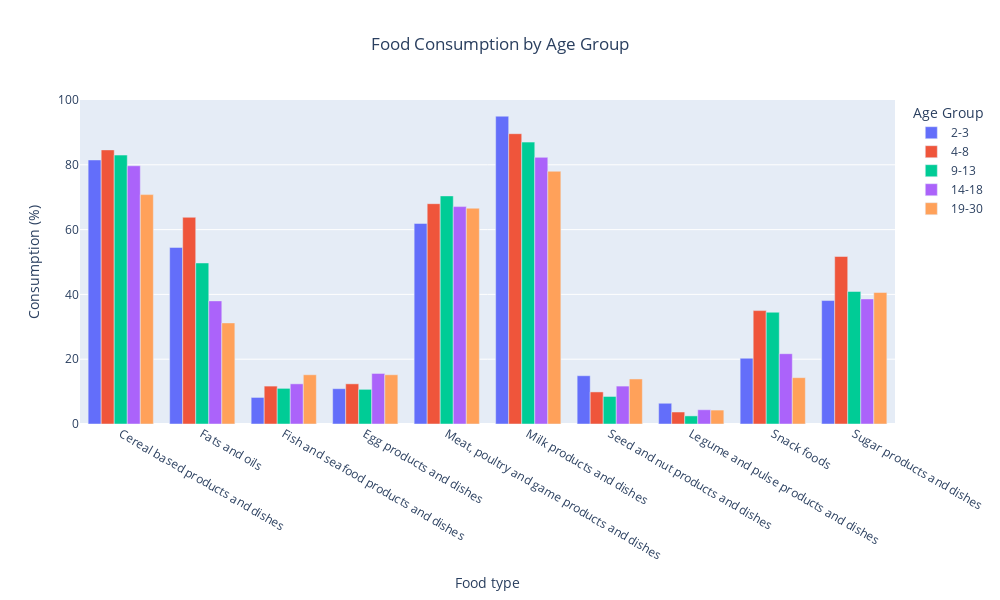

Notebook source saved alongside this figure:
### Code cell
# Create the bar chart
fig = px.bar(food_consumption_dataset, x='Food type', y=['2-3', '4-8', '9-13', '14-18', '19-30'], 
             title='Food Consumption by Age Group', 
             labels={'variable': 'Age Group', 'value': 'Consumption (%)'},
             barmode='group')

# Adjusting the size and title 
fig.update_layout(
    title_x=0.5,
    height=600,  
    width=1000  
)
# Show the plot
fig.show()

### Figure 1 — Plotly figure (JSON) as saved in the notebook; plotly's stock layout.template omitted (floating-point values rounded to 4 significant figures)
{"data": [{"alignmentgroup": "True", "hovertemplate": "Age Group=2-3<br>Food type=%{x}<br>Consumption (%)=%{y}<extra></extra>", "legendgroup": "2-3", "marker": {"color": "#636efa", "pattern": {"shape": ""}}, "name": "2-3", "offsetgroup": "2-3", "orientation": "v", "showlegend": true, "textposition": "auto", "type": "bar", "x": ["Cereal based products and dishes", "Fats and oils", "Fish and seafood products and dishes", "Egg products and dishes", "Meat, poultry and game products and dishes", "Milk products and dishes", "Seed and nut products and dishes", "Legume and pulse products and dishes", "Snack foods", "Sugar products and dishes"], "xaxis": "x", "y": [81.5, 54.5, 8.2, 10.9, 61.9, 95, 14.9, 6.4, 20.3, 38.1], "yaxis": "y"}, {"alignmentgroup": "True", "hovertemplate": "Age Group=4-8<br>Food type=%{x}<br>Consumption (%)=%{y}<extra></extra>", "legendgroup": "4-8", "marker": {"color": "#EF553B", "pattern": {"shape": ""}}, "name": "4-8", "offsetgroup": "4-8", "orientation": "v", "showlegend": true, "textposition": "auto", "type": "bar", "x": ["Cereal based products and dishes", "Fats and oils", "Fish and seafood products and dishes", "Egg products and dishes", "Meat, poultry and game products and dishes", "Milk products and dishes", "Seed and nut products and dishes", "Legume and pulse products and dishes", "Snack foods", "Sugar products and dishes"], "xaxis": "x", "y": [84.6, 63.8, 11.7, 12.4, 68, 89.6, 9.9, 3.7, 35, 51.7], "yaxis": "y"}, {"alignmentgroup": "True", "hovertemplate": "Age Group=9-13<br>Food type=%{x}<br>Consumption (%)=%{y}<extra></extra>", "legendgroup": "9-13", "marker": {"color": "#00cc96", "pattern": {"shape": ""}}, "name": "9-13", "offsetgroup": "9-13", "orientation": "v", "showlegend": true, "textposition": "auto", "type": "bar", "x": ["Cereal based products and dishes", "Fats and oils", "Fish and seafood products and dishes", "Egg products and dishes", "Meat, poultry and game products and dishes", "Milk products and dishes", "Seed and nut products and dishes", "Legume and pulse products and dishes", "Snack foods", "Sugar products and dishes"], "xaxis": "x", "y": [83, 49.7, 11, 10.7, 70.4, 87, 8.5, 2.5, 34.5, 40.9], "yaxis": "y"}, {"alignmentgroup": "True", "hovertemplate": "Age Group=14-18<br>Food type=%{x}<br>Consumption (%)=%{y}<extra></extra>", "legendgroup": "14-18", "marker": {"color": "#ab63fa", "pattern": {"shape": ""}}, "name": "14-18", "offsetgroup": "14-18", "orientation": "v", "showlegend": true, "textposition": "auto", "type": "bar", "x": ["Cereal based products and dishes", "Fats and oils", "Fish and seafood products and dishes", "Egg products and dishes", "Meat, poultry and game products and dishes", "Milk products and dishes", "Seed and nut products and dishes", "Legume and pulse products and dishes", "Snack foods", "Sugar products and dishes"], "xaxis": "x", "y": [79.7, 38, 12.4, 15.6, 67.1, 82.3, 11.7, 4.4, 21.7, 38.6], "yaxis": "y"}, {"alignmentgroup": "True", "hovertemplate": "Age Group=19-30<br>Food type=%{x}<br>Consumption (%)=%{y}<extra></extra>", "legendgroup": "19-30", "marker": {"color": "#FFA15A", "pattern": {"shape": ""}}, "name": "19-30", "offsetgroup": "19-30", "orientation": "v", "showlegend": true, "textposition": "auto", "type": "bar", "x": ["Cereal based products and dishes", "Fats and oils", "Fish and seafood products and dishes", "Egg products and dishes", "Meat, poultry and game products and dishes", "Milk products and dishes", "Seed and nut products and dishes", "Legume and pulse products and dishes", "Snack foods", "Sugar products and dishes"], "xaxis": "x", "y": [70.8, 31.2, 15.2, 15.2, 66.6, 78, 13.9, 4.3, 14.3, 40.6], "yaxis": "y"}], "layout": {"barmode": "group", "height": 600, "legend": {"title": {"text": "Age Group"}, "tracegroupgap": 0}, "title": {"text": "Food Consumption by Age Group", "x": 0.5}, "width": 1000, "xaxis": {"anchor": "y", "autorange": true, "domain": [0, 1], "range": [-0.5, 9.5], "title": {"text": "Food type"}, "type": "category"}, "yaxis": {"anchor": "x", "autorange": true, "domain": [0, 1], "range": [0, 100], "title": {"text": "Consumption (%)"}, "type": "linear"}}}
